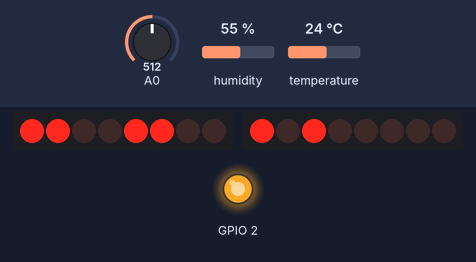
The sketch below on a simulated ESP8266 (NodeMCU). Parts: 2 × 8 shift-register outputs drawn as a row of LEDs (first output left, lit = HIGH), output pins drawn as LEDs (lit = HIGH). Wiring (inferred from the names in the program): 2 × shift register (74HC595): data GPIO 4, shift clock GPIO 16, latch GPIO 5 / data GPIO 12, shift clock GPIO 14. Wiring (inferred from the signals the program sends): 2 × row of LEDs: on Q0, Q1, Q2, Q3, Q4, Q5, Q6, Q7 / on Q0, Q1, Q2, Q3, Q4, Q5, Q6, Q7. Inputs (shaded band) come from the test bench; at power-on: A0 = 512, humidity 55 %, temperature 24 °C. WiFi joins after 1.5 s; servers stay silent unless stated; uploads are accepted with an empty reply; pins used as bus, display or sensor lines are not drawn; what the sketch prints to the serial monitor is not drawn.

Above: at 2.8 s.
2.9 s: A0 set to 0
At 4.01 s:
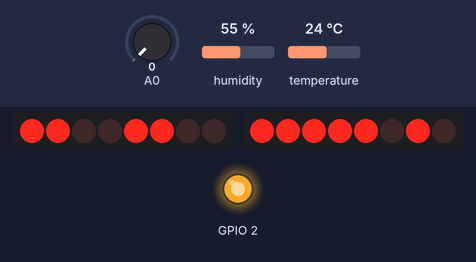
At 5.4 s:
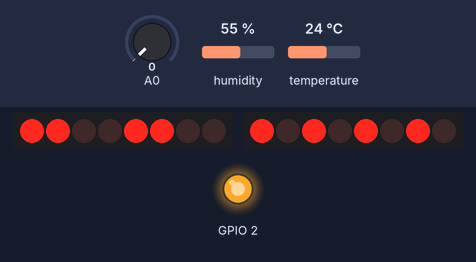
7.7 s: A0 set to 122
At 8.52 s:
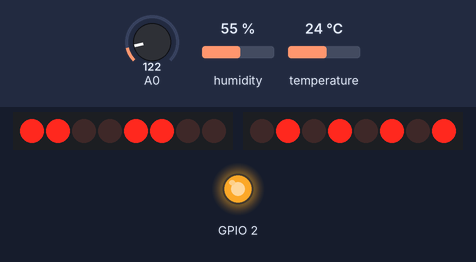
Timing chart, 0 to 16.0 s (numbered marks = the images above; inputs shaded):
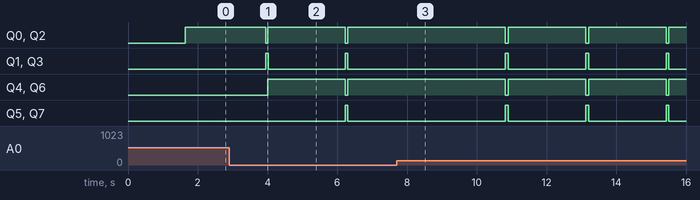

The sketch:

esp12f_code.ino
```cpp
#include <ESP8266WiFi.h>
#include <ESP8266HTTPClient.h>
#include <WiFiClient.h>

const char* ssid = "HomeADSL";
const char* password = "almirall";

const char* serverName = "http://192.168.178.59:80/post/index.php";
unsigned long lastTime = 0;
unsigned long timerDelay = 2000; //milli second

int mux_s1 = 14; // A
int mux_s2 = 12; // B
int mux_s3 = 13; // C
int mux_z[8];

int latchPin = 5; // st_cp  RCLK
int clockPin = 16; // sh_cp SRCLK
int dataPin = 4; // ds  SER
bool shiftd[8] = {0,0,1,1,0,0,1,1};
byte shiftD = 0;

#include "DHT.h"
DHT dht(10, DHT11);

void setup() {
  Serial.begin(9600);
  dht.begin();
  pinMode(mux_s1, OUTPUT);
  pinMode(mux_s2, OUTPUT);
  pinMode(mux_s3, OUTPUT);
  pinMode(latchPin, OUTPUT);
  pinMode(clockPin, OUTPUT);
  pinMode(dataPin, OUTPUT);
  pinMode(2, OUTPUT);
  analogWrite(2, 250); // built in LED to indicate power, Note some boards are GPIO1 other GPIO2, and may be inverted or not

  WiFi.begin(ssid, password);
  Serial.print("Connecting...");
  while(WiFi.status() != WL_CONNECTED) {
    delay(200);
    Serial.print(".");
  }
  Serial.println("");
  Serial.print("Connected to WiFi network with IP Address: ");
  Serial.println(WiFi.localIP());
}

void loop() {
  float h = dht.readHumidity();
  float t = dht.readTemperature();

  if ((millis() - lastTime) > timerDelay) {
    if(WiFi.status()== WL_CONNECTED){
      WiFiClient client;
      HTTPClient http;
      http.begin(client, serverName);
      http.addHeader("Content-Type", "application/x-www-form-urlencoded");
      String httpRequestData = "h="+String(h)+"&t="+String(t);
      Serial.println(httpRequestData);
      int httpResponseCode = http.POST(httpRequestData);
      Serial.print("HTTP Response code: ");
      Serial.println(httpResponseCode);
      http.end();
    }
    else {
      Serial.println("WiFi Disconnected");
    }
    lastTime = millis();
  }

  muxGet();
  for(int i = 0; i < 8; i++){ //update shitout byte from array
    if(shiftd[i] == 1){bitSet(shiftD, i);}
    if(shiftd[i] == 0){bitClear(shiftD, i);}
  }
  updateShiftRegister();

  for(int x=0;x<8;x++){
    Serial.print("Mux("+String(x)+")="+String(mux_z[x])+ "  ");
  }
  Serial.print(String(shiftD)+"  "+String(h)+"   "+String(t));
  Serial.println();

  delay(2000);

}

void muxGet(){
  digitalWrite(mux_s1, LOW); digitalWrite(mux_s2, LOW); digitalWrite(mux_s3, LOW); delay(1); mux_z[0] = analogRead(A0);
  digitalWrite(mux_s1, HIGH); digitalWrite(mux_s2, LOW); digitalWrite(mux_s3, LOW); delay(1); mux_z[4] = analogRead(A0);
  digitalWrite(mux_s1, LOW); digitalWrite(mux_s2, HIGH); digitalWrite(mux_s3, LOW); delay(1); mux_z[2] = analogRead(A0);
  digitalWrite(mux_s1, HIGH); digitalWrite(mux_s2, HIGH); digitalWrite(mux_s3, LOW); delay(1); mux_z[6] = analogRead(A0);
  digitalWrite(mux_s1, LOW); digitalWrite(mux_s2, LOW); digitalWrite(mux_s3, HIGH); delay(1); mux_z[1] = analogRead(A0);
  digitalWrite(mux_s1, HIGH); digitalWrite(mux_s2, LOW); digitalWrite(mux_s3, HIGH); delay(1); mux_z[5] = analogRead(A0);
  digitalWrite(mux_s1, LOW); digitalWrite(mux_s2, HIGH); digitalWrite(mux_s3, HIGH); delay(1); mux_z[3] = analogRead(A0);
  digitalWrite(mux_s1, HIGH); digitalWrite(mux_s2, HIGH); digitalWrite(mux_s3, HIGH); delay(1); mux_z[7] = analogRead(A0);
}

void updateShiftRegister(){
   digitalWrite(latchPin, LOW);
   shiftOut(dataPin, clockPin, LSBFIRST, shiftD);
//   shiftOut(dataPin, clockPin, MSBFIRST, shiftD);
   digitalWrite(latchPin, HIGH);
}
```
